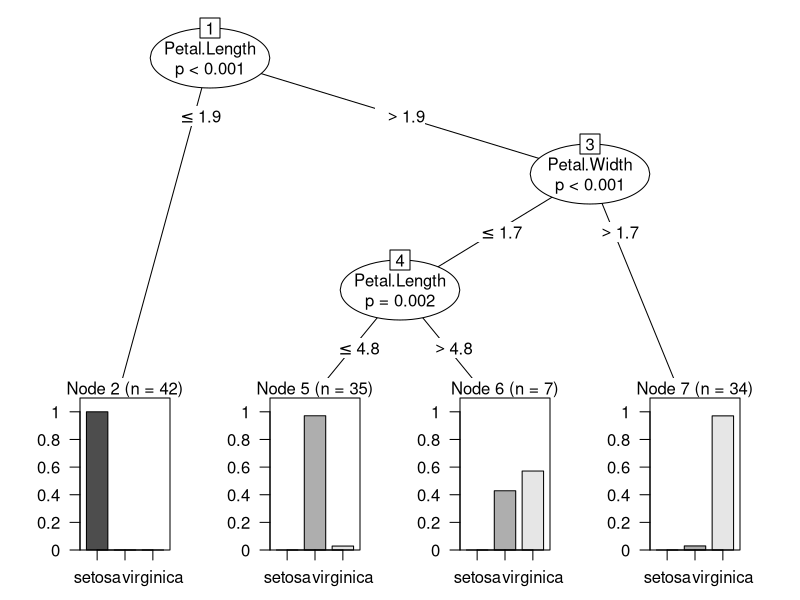
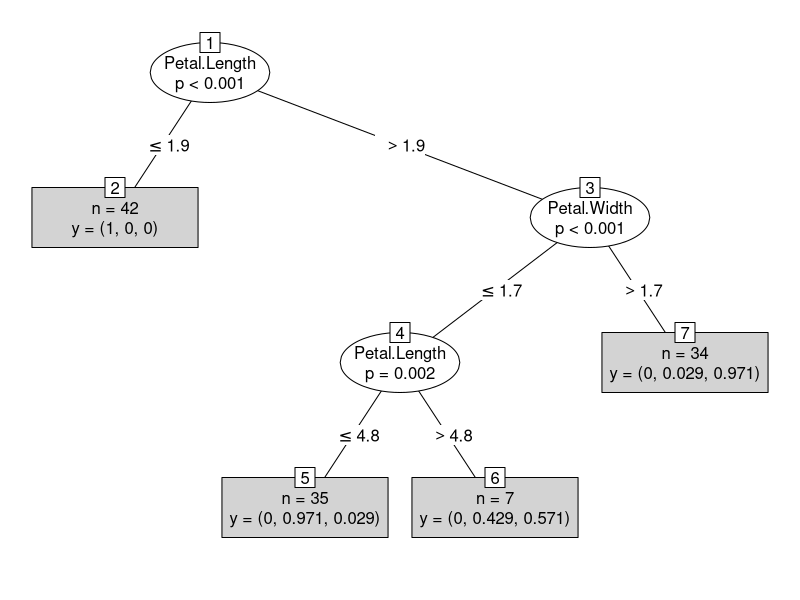
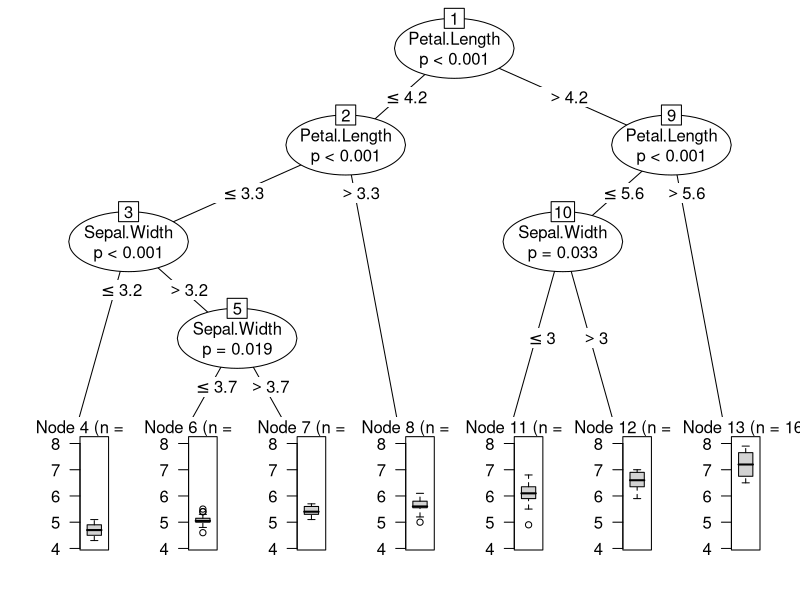

Generate these figures, in order, with R:
# Decision Tree in R
# Data
data("iris")
attach(iris)
View(iris)
str(iris)
# Data Partition
set.seed(555)
ind<-sample(2,nrow(iris),replace = TRUE,prob = c(0.8,0.2))
train<-iris[ind==1,] # for 0.8
test<-iris[ind==2,] # for 0.2
library(party)
tree<-ctree(Species~.,train)
print(tree)
# Visualization
plot(tree)
plot(tree,type="simple")
head(train)
# Confusion Matrix for test data
p1<-predict(tree,test) # probability of test data
p1
tab1<-table(Predicted=p1,Actual=test$Species)
tab1
sum(diag(tab1))/sum(tab1) # accuracy
1-sum(diag(tab1))/sum(tab1) # error
sum(diag(tab1))/sum(tab1)*100
# Confusion Matrix for Training data
p2<-predict(tree,train) # probability of test data
p2
tab2<-table(Predicted=p2,Actual=train$Species)
tab2
sum(diag(tab2))/sum(tab2) # accuracy
1-sum(diag(tab2))/sum(tab2)
# Regression Tree
tree1<-ctree(Sepal.Length~.,train)
tree1
plot(tree1)
